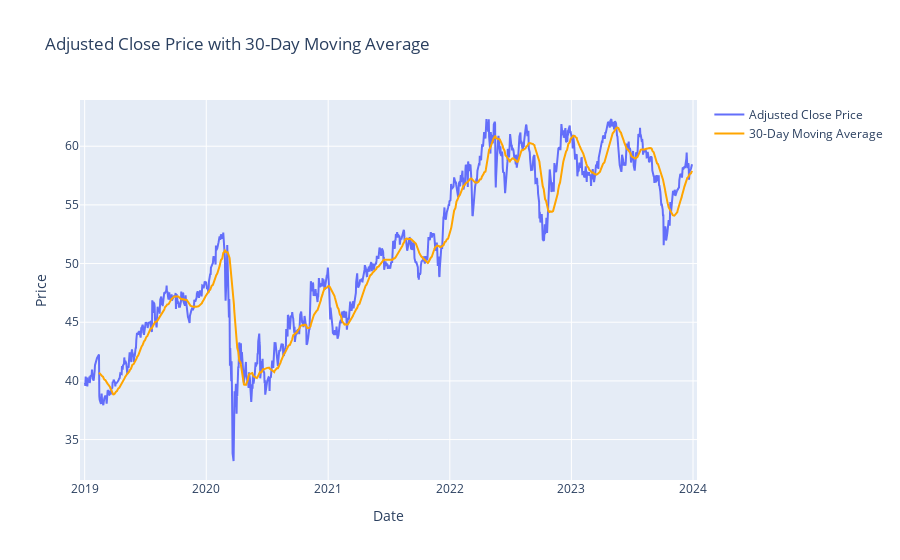

The cell this chart's notebook holds for it:
### Markdown cell above
## Moving Average

### Code cell
data['Moving Average'] = data['Adj Close'].rolling(window=30).mean()

fig = go.Figure()
fig.add_trace(go.Scatter(x=data['Date'], y=data['Adj Close'], mode='lines', name='Adjusted Close Price'))
fig.add_trace(go.Scatter(x=data['Date'], y=data['Moving Average'], mode='lines', name='30-Day Moving Average', line=dict(color='orange')))

fig.update_layout(title='Adjusted Close Price with 30-Day Moving Average',
                  xaxis_title='Date',
                  yaxis_title='Price')
fig.update_xaxes(range=[data['Date'].min() - pd.Timedelta(days=15), data['Date'].max() + pd.Timedelta(days=15)])

fig.show()

### Figure 1 — Plotly figure (JSON) as saved in the notebook; plotly's stock layout.template omitted (floating-point values rounded to 4 significant figures; data arrays with more than 128 entries replaced by an {"elided": "..."} marker saying what was removed)
{"data": [{"mode": "lines", "name": "Adjusted Close Price", "type": "scatter", "x": {"elided": "1258 str values"}, "y": {"elided": "1258 float values"}}, {"line": {"color": "orange"}, "mode": "lines", "name": "30-Day Moving Average", "type": "scatter", "x": {"elided": "1258 str values"}, "y": {"elided": "1258 float values"}}], "layout": {"autosize": true, "title": {"text": "Adjusted Close Price with 30-Day Moving Average"}, "xaxis": {"range": ["2018-12-18T00:00:00", "2024-01-13T00:00:00"], "title": {"text": "Date"}, "type": "date"}, "yaxis": {"autorange": true, "range": [31.56, 63.94], "title": {"text": "Price"}, "type": "linear"}}}
